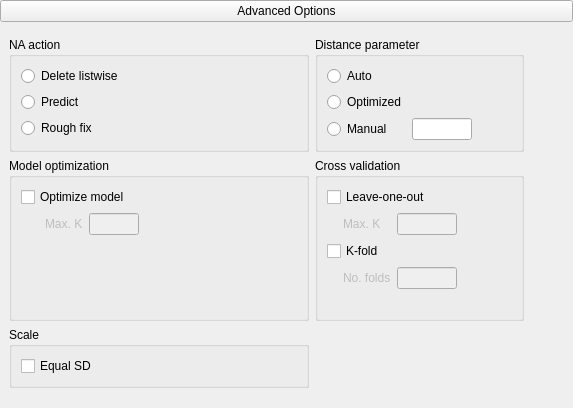
    <widget class="QWidget" name="advancedBox" native="true">
     <layout class="QGridLayout" name="gridLayout_2">
      <property name="leftMargin">
       <number>0</number>
      </property>
      <property name="topMargin">
       <number>0</number>
      </property>
      <property name="rightMargin">
       <number>0</number>
      </property>
      <item row="0" column="0" rowspan="2" colspan="2">
       <widget class="ExpanderButton" name="expanderAdvanced">
        <property name="enabled">
         <bool>true</bool>
        </property>
        <property name="text">
         <string>Advanced Options</string>
        </property>
       </widget>
      </item>
      <item row="3" column="0" rowspan="2" colspan="2">
       <widget class="QWidget" name="advancedOptions" native="true">
        <layout class="QGridLayout" name="gridLayout_7">
         <item row="1" column="3">
          <spacer name="horizontalSpacer_7">
           <property name="orientation">
            <enum>Qt::Horizontal</enum>
           </property>
           <property name="sizeHint" stdset="0">
            <size>
             <width>40</width>
             <height>20</height>
            </size>
           </property>
          </spacer>
         </item>
         <item row="4" column="2">
          <spacer name="verticalSpacer_5">
           <property name="orientation">
            <enum>Qt::Vertical</enum>
           </property>
           <property name="sizeHint" stdset="0">
            <size>
             <width>20</width>
             <height>40</height>
            </size>
           </property>
          </spacer>
         </item>
         <item row="4" column="0">
          <widget class="BoundGroupBox" name="sampleMode_2">
           <property name="title">
            <string>Scale</string>
           </property>
           <layout class="QGridLayout" name="gridLayout_11">
            <item row="0" column="0">
             <widget class="BoundCheckBox" name="scaleEqualSD">
              <property name="text">
               <string>Equal SD</string>
              </property>
             </widget>
            </item>
           </layout>
          </widget>
         </item>
         <item row="0" column="2">
          <widget class="BoundGroupBox" name="distanceParameter">
           <property name="title">
            <string>Distance parameter</string>
           </property>
           <property name="flat">
            <bool>false</bool>
           </property>
           <layout class="QGridLayout" name="gridLayout_21">
            <item row="2" column="0">
             <widget class="QRadioButton" name="manual_3">
              <property name="sizePolicy">
               <sizepolicy hsizetype="Fixed" vsizetype="Fixed">
                <horstretch>0</horstretch>
                <verstretch>0</verstretch>
               </sizepolicy>
              </property>
              <property name="text">
               <string>Manual</string>
              </property>
             </widget>
            </item>
            <item row="1" column="0">
             <widget class="QRadioButton" name="optimized_3">
              <property name="text">
               <string>Optimized</string>
              </property>
             </widget>
            </item>
            <item row="0" column="0">
             <widget class="QRadioButton" name="auto_3">
              <property name="sizePolicy">
               <sizepolicy hsizetype="Fixed" vsizetype="Fixed">
                <horstretch>0</horstretch>
                <verstretch>0</verstretch>
               </sizepolicy>
              </property>
              <property name="text">
               <string>Auto</string>
              </property>
             </widget>
            </item>
            <item row="2" column="1">
             <widget class="BoundTextBox" name="distanceParameterManual">
              <property name="sizePolicy">
               <sizepolicy hsizetype="Fixed" vsizetype="Preferred">
                <horstretch>0</horstretch>
                <verstretch>0</verstretch>
               </sizepolicy>
              </property>
              <property name="minimumSize">
               <size>
                <width>60</width>
                <height>0</height>
               </size>
              </property>
              <property name="maximumSize">
               <size>
                <width>60</width>
                <height>16777215</height>
               </size>
              </property>
             </widget>
            </item>
            <item row="2" column="2">
             <spacer name="horizontalSpacer_3">
              <property name="orientation">
               <enum>Qt::Horizontal</enum>
              </property>
              <property name="sizeHint" stdset="0">
               <size>
                <width>40</width>
                <height>20</height>
               </size>
              </property>
             </spacer>
            </item>
           </layout>
          </widget>
         </item>
         <item row="1" column="2">
          <widget class="GroupBox" name="plotsGroup">
           <property name="title">
            <string>Cross validation</string>
           </property>
           <layout class="QGridLayout" name="gridLayout_12">
            <item row="4" column="2">
             <widget class="BoundTextBox" name="noOfFolds">
              <property name="enabled">
               <bool>false</bool>
              </property>
              <property name="sizePolicy">
               <sizepolicy hsizetype="Fixed" vsizetype="Preferred">
                <horstretch>0</horstretch>
                <verstretch>0</verstretch>
               </sizepolicy>
              </property>
              <property name="minimumSize">
               <size>
                <width>60</width>
                <height>0</height>
               </size>
              </property>
              <property name="maximumSize">
               <size>
                <width>60</width>
                <height>16777215</height>
               </size>
              </property>
             </widget>
            </item>
            <item row="1" column="0">
             <widget class="QWidget" name="widget_2" native="true">
              <property name="minimumSize">
               <size>
                <width>10</width>
                <height>0</height>
               </size>
              </property>
              <property name="maximumSize">
               <size>
                <width>10</width>
                <height>16777215</height>
               </size>
              </property>
             </widget>
            </item>
            <item row="5" column="0">
             <widget class="QLabel" name="label_18">
              <property name="minimumSize">
               <size>
                <width>10</width>
                <height>0</height>
               </size>
              </property>
              <property name="maximumSize">
               <size>
                <width>10</width>
                <height>16777215</height>
               </size>
              </property>
              <property name="text">
               <string/>
              </property>
             </widget>
            </item>
            <item row="0" column="0" colspan="3">
             <widget class="BoundCheckBox" name="validationLeaveOneOut">
              <property name="sizePolicy">
               <sizepolicy hsizetype="Fixed" vsizetype="Fixed">
                <horstretch>0</horstretch>
                <verstretch>0</verstretch>
               </sizepolicy>
              </property>
              <property name="text">
               <string>Leave-one-out</string>
              </property>
             </widget>
            </item>
            <item row="4" column="1">
             <widget class="QLabel" name="label_5">
              <property name="enabled">
               <bool>false</bool>
              </property>
              <property name="text">
               <string>No. folds</string>
              </property>
             </widget>
            </item>
            <item row="3" column="0" colspan="3">
             <widget class="BoundCheckBox" name="validationKFold">
              <property name="sizePolicy">
               <sizepolicy hsizetype="Fixed" vsizetype="Fixed">
                <horstretch>0</horstretch>
                <verstretch>0</verstretch>
               </sizepolicy>
              </property>
              <property name="text">
               <string>K-fold</string>
              </property>
             </widget>
            </item>
            <item row="1" column="2">
             <widget class="BoundTextBox" name="maxK">
              <property name="enabled">
               <bool>false</bool>
              </property>
              <property name="sizePolicy">
               <sizepolicy hsizetype="Fixed" vsizetype="Preferred">
                <horstretch>0</horstretch>
                <verstretch>0</verstretch>
               </sizepolicy>
              </property>
              <property name="minimumSize">
               <size>
                <width>60</width>
                <height>0</height>
               </size>
              </property>
              <property name="maximumSize">
               <size>
                <width>60</width>
                <height>16777215</height>
               </size>
              </property>
             </widget>
            </item>
            <item row="1" column="1">
             <widget class="QLabel" name="label_6">
              <property name="enabled">
               <bool>false</bool>
              </property>
              <property name="text">
               <string>Max. K</string>
              </property>
             </widget>
            </item>
            <item row="1" column="3">
             <spacer name="horizontalSpacer_4">
              <property name="orientation">
               <enum>Qt::Horizontal</enum>
              </property>
              <property name="sizeHint" stdset="0">
               <size>
                <width>40</width>
                <height>20</height>
               </size>
              </property>
             </spacer>
            </item>
           </layout>
          </widget>
         </item>
         <item row="0" column="0">
          <widget class="BoundGroupBox" name="naAction">
           <property name="title">
            <string>NA action</string>
           </property>
           <property name="flat">
            <bool>false</bool>
           </property>
           <layout class="QGridLayout" name="gridLayout_20">
            <item row="2" column="0">
             <widget class="QRadioButton" name="roughFix">
              <property name="sizePolicy">
               <sizepolicy hsizetype="Fixed" vsizetype="Fixed">
                <horstretch>0</horstretch>
                <verstretch>0</verstretch>
               </sizepolicy>
              </property>
              <property name="text">
               <string>Rough fix</string>
              </property>
             </widget>
            </item>
            <item row="0" column="0">
             <widget class="QRadioButton" name="deleteListWise">
              <property name="sizePolicy">
               <sizepolicy hsizetype="Fixed" vsizetype="Fixed">
                <horstretch>0</horstretch>
                <verstretch>0</verstretch>
               </sizepolicy>
              </property>
              <property name="text">
               <string>Delete listwise</string>
              </property>
             </widget>
            </item>
            <item row="2" column="1">
             <spacer name="horizontalSpacer">
              <property name="orientation">
               <enum>Qt::Horizontal</enum>
              </property>
              <property name="sizeHint" stdset="0">
               <size>
                <width>40</width>
                <height>20</height>
               </size>
              </property>
             </spacer>
            </item>
            <item row="1" column="0">
             <widget class="QRadioButton" name="predict">
              <property name="text">
               <string>Predict</string>
              </property>
             </widget>
            </item>
           </layout>
          </widget>
         </item>
         <item row="1" column="0">
          <widget class="BoundGroupBox" name="groupBox">
           <property name="title">
            <string>Model optimization</string>
           </property>
           <layout class="QGridLayout" name="gridLayout_14">
            <item row="0" column="0" colspan="3">
             <widget class="BoundCheckBox" name="optimizeModel">
              <property name="text">
               <string>Optimize model</string>
              </property>
             </widget>
            </item>
            <item row="1" column="0">
             <spacer name="horizontalSpacer_9">
              <property name="orientation">
               <enum>Qt::Horizontal</enum>
              </property>
              <property name="sizeHint" stdset="0">
               <size>
                <width>18</width>
                <height>20</height>
               </size>
              </property>
             </spacer>
            </item>
            <item row="1" column="1">
             <widget class="QLabel" name="labeloptimize">
              <property name="enabled">
               <bool>false</bool>
              </property>
              <property name="text">
               <string>Max. K</string>
              </property>
             </widget>
            </item>
            <item row="1" column="2">
             <widget class="BoundTextBox" name="optimizeModelMaxK">
              <property name="enabled">
               <bool>false</bool>
              </property>
              <property name="minimumSize">
               <size>
                <width>50</width>
                <height>0</height>
               </size>
              </property>
              <property name="maximumSize">
               <size>
                <width>50</width>
                <height>16777215</height>
               </size>
              </property>
             </widget>
            </item>
            <item row="1" column="3">
             <spacer name="horizontalSpacer_6">
              <property name="orientation">
               <enum>Qt::Horizontal</enum>
              </property>
              <property name="sizeHint" stdset="0">
               <size>
                <width>158</width>
                <height>20</height>
               </size>
              </property>
             </spacer>
            </item>
            <item row="2" column="3">
             <spacer name="verticalSpacer_4">
              <property name="orientation">
               <enum>Qt::Vertical</enum>
              </property>
              <property name="sizeHint" stdset="0">
               <size>
                <width>20</width>
                <height>55</height>
               </size>
              </property>
             </spacer>
            </item>
           </layout>
          </widget>
         </item>
        </layout>
       </widget>
      </item>
     </layout>
    </widget>
